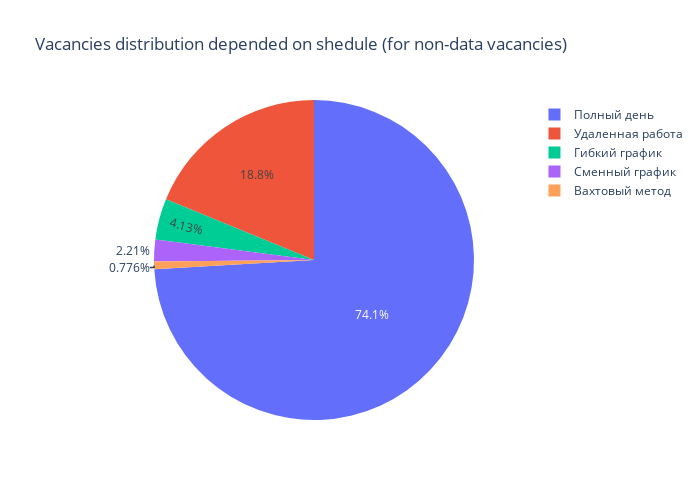

The notebook cell saved with this chart:
### Code cell
df = pd.read_sql_query(query_8, connection)
df
fig = px.pie(
    df, 
    values='count_vacancies', 
    names='schedule', 
    height=500, 
    width=700,
    title = 'Vacancies distribution depended on shedule (for non-data vacancies)'
    )
fig.show()

### Figure 1 — Plotly figure (JSON) as saved in the notebook; plotly's stock layout.template omitted (floating-point values rounded to 4 significant figures)
{"data": [{"domain": {"x": [0, 1], "y": [0, 1]}, "hovertemplate": "schedule=%{label}<br>count_vacancies=%{value}<extra></extra>", "labels": ["Сменный график", "Вахтовый метод", "Гибкий график", "Удаленная работа", "Полный день"], "legendgroup": "", "name": "", "showlegend": true, "type": "pie", "values": [1048, 368, 1959, 8922, 35129]}], "layout": {"height": 500, "legend": {"tracegroupgap": 0}, "title": {"text": "Vacancies distribution depended on shedule (for non-data vacancies)"}, "width": 700}}
